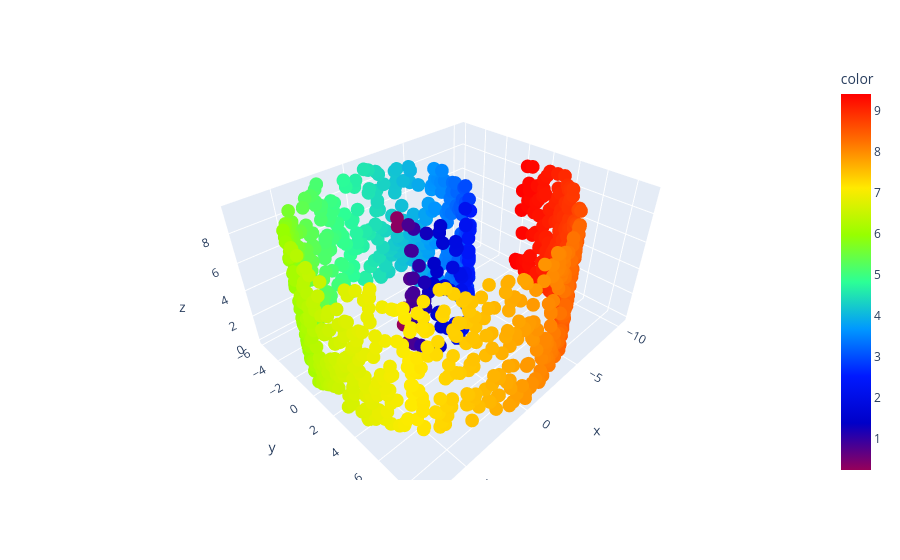

Here is the notebook cell this chart was saved with:
### Markdown cell above
<a class="anchor" id="mani"></a>
## 1. Manifold Learning Data

A manifold is a curved surface embedded in higher dimensions that locally looks flat.

So:

- globally nonlinear
- locally linear

ISOMAP and LLE exploit this:

- ISOMAP: preserve global geodesic distances
- LLE: preserve local linear reconstructions

<p align="center">
<img src="pics/manifold.png" width="400"/>
</p>

### Code cell
# generate the swiss roll dataset
def swissroll(n=1000, evenly_sampled=True):
    z = np.random.rand(2, n)
    if evenly_sampled:
        z[0] = np.sqrt(z[0])
    z = 3 * math.pi * z
    r = z[0] + 1.0
    x = np.vstack([r*np.cos(z[0]), 
                   r*np.sin(z[0]), 
                   z[1]])
    return x, z

x, z = swissroll()
px.scatter_3d(x=x[0], y=x[1], z=x[2], color=z[0], color_continuous_scale=px.colors.sequential.Rainbow)

### Figure 1 — Plotly figure (JSON) as saved in the notebook; plotly's stock layout.template omitted (floating-point values rounded to 4 significant figures; data arrays with more than 128 entries replaced by an {"elided": "..."} marker saying what was removed)
{"data": [{"hovertemplate": "x=%{x}<br>y=%{y}<br>z=%{z}<br>color=%{marker.color}<extra></extra>", "legendgroup": "", "marker": {"color": {"elided": "1000 float values"}, "coloraxis": "coloraxis", "symbol": "circle"}, "mode": "markers", "name": "", "scene": "scene", "showlegend": false, "type": "scatter3d", "x": {"elided": "1000 float values"}, "y": {"elided": "1000 float values"}, "z": {"elided": "1000 float values"}}], "layout": {"coloraxis": {"colorbar": {"title": {"text": "color"}}, "colorscale": [[0, "rgb(150,0,90)"], [0.125, "rgb(0,0,200)"], [0.25, "rgb(0,25,255)"], [0.375, "rgb(0,152,255)"], [0.5, "rgb(44,255,150)"], [0.625, "rgb(151,255,0)"], [0.75, "rgb(255,234,0)"], [0.875, "rgb(255,111,0)"], [1, "rgb(255,0,0)"]]}, "legend": {"tracegroupgap": 0}, "margin": {"t": 60}, "scene": {"domain": {"x": [0, 1], "y": [0, 1]}, "xaxis": {"title": {"text": "x"}}, "yaxis": {"title": {"text": "y"}}, "zaxis": {"title": {"text": "z"}}}}}
